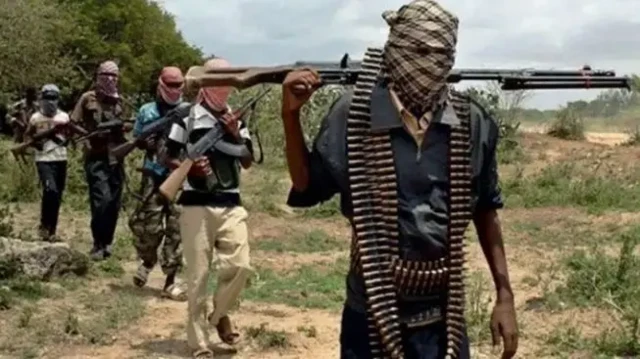
#> input picture 135e9980-b8ba-11f0-aa13-0b0479f6f42a.png.webp, 640 x 359 px, given in place of vid7.mp4, which was not available
$ python extractImage.py
#> lines starting #> are read from the running program, lines starting #| are printed output that depends on the picture
import cv2
import os

def extractUniqueFrames(videoPath, outputDir, videoName, threshold=1000):
    """
    Loads a video and saves a frame to disk ONLY when a significant change
    is detected between the current and the previous frame.

    Args:
        videoPath (str): The file path to the input video.
        outputDir (str): The directory where the extracted frames will be saved.
        videoName (str): The prefix for the saved image filenames.
        threshold (int): The minimum pixel difference count to consider a change significant.
    """
#> called with videoPath = 'videos/vid7.mp4', outputDir = 'images', videoName = 'vid7', threshold = 1000
    # Create the output directory
    os.makedirs(outputDir, exist_ok=True)
    print(f"[INFO]: Frames will be saved in: {os.path.abspath(outputDir)}")

    # Load the video into memory
    videoCapture = cv2.VideoCapture(videoPath)

    # Check if the video is opened successfully
    if not videoCapture.isOpened():
        print(f"Error: Could not open video file at: {videoPath}")
        return

    frameIndex = 0
    savedFrameCount = 0
    previousGrayFrame = None # Initialize a variable to hold the previous frame

    # Loop through the video frames
    while videoCapture.isOpened():
        # Read the frame
        success, currentFrame = videoCapture.read()
#> currentFrame is the input picture: shape (359, 640, 3); mean B, G, R 85.6, 104.3, 110.6

        # If success is false, we've reached the end
        if not success:
            break

        # 1. Convert the current frame to grayscale
        # Grayscale significantly speeds up comparison
        currentGrayFrame = cv2.cvtColor(currentFrame, cv2.COLOR_BGR2GRAY)
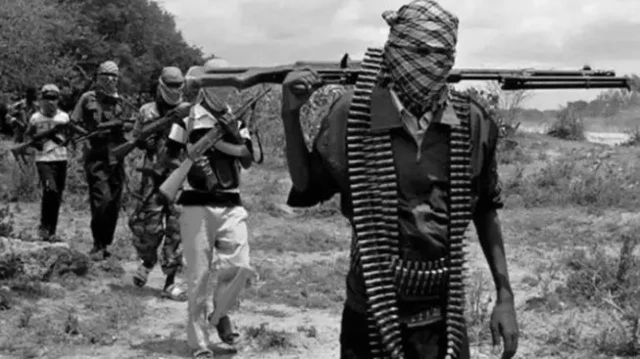
#> currentGrayFrame: shape (359, 640); min 0, max 253, mean 104

        # 2. Check if this is the very first frame
        if previousGrayFrame is None:
            # Save the first frame unconditionally
            filename = os.path.join(outputDir, f"{videoName}_{str(frameIndex).zfill(4)}.jpg")
            cv2.imwrite(filename, currentFrame)
            print(f"[INFO]: Saved initial frame: {filename}")
            savedFrameCount += 1
        else:
            # 3. Calculate the absolute difference between the current and previous frame
            frameDifference = cv2.absdiff(previousGrayFrame, currentGrayFrame)

            # 4. Apply a binary threshold to isolate pixels that changed significantly
            # Here, pixels with a difference greater than 25 (out of 255) are made white
            #
            _, differenceThresh = cv2.threshold(frameDifference, 25, 255, cv2.THRESH_BINARY)

            # 5. Count the number of non-zero (changed) pixels
            nonZeroCount = cv2.countNonZero(differenceThresh)

            # 6. Check if the change is significant enough to save the frame
            if nonZeroCount > threshold:
                # Set the filename
                filename = os.path.join(outputDir, f"{videoName}_{str(frameIndex).zfill(4)}.jpg")

                # Save the frame to disk
                cv2.imwrite(filename, currentFrame)
                print(f"[INFO]: Change detected! Saving frame: {filename}")
                savedFrameCount += 1
            # If the change is NOT significant (nonZeroCount <= threshold), the frame is skipped.

        # 7. Update the previous frame for the next iteration
        previousGrayFrame = currentGrayFrame.copy()

        # Increment the total frame index
        frameIndex += 1

    # Release the video capture object and clean up
    videoCapture.release()
    print(f"\n[INFO]: Finished extracting frames.")
    print(f"[INFO]: Total frames processed: {frameIndex}")
    print(f"[INFO]: Total unique frames saved: {savedFrameCount}")

# --- Execution ---
if __name__ == "__main__":
    # IMPORTANT: Update this with the correct video file path and name
    videoFile = "videos/vid7.mp4"
    outputDirectory = "images"
    videoFileName = "vid7"

    # You may need to adjust the 'threshold' value based on your video content.
    # A smaller number saves more frames (more sensitive), a larger number saves fewer (less sensitive).
    # Default is 1000 pixels difference.
    extractUniqueFrames(videoFile, outputDirectory, videoFileName, threshold=1000)

$ run again, on Bandit-Terrorists-Boko-ISWAP.jpg
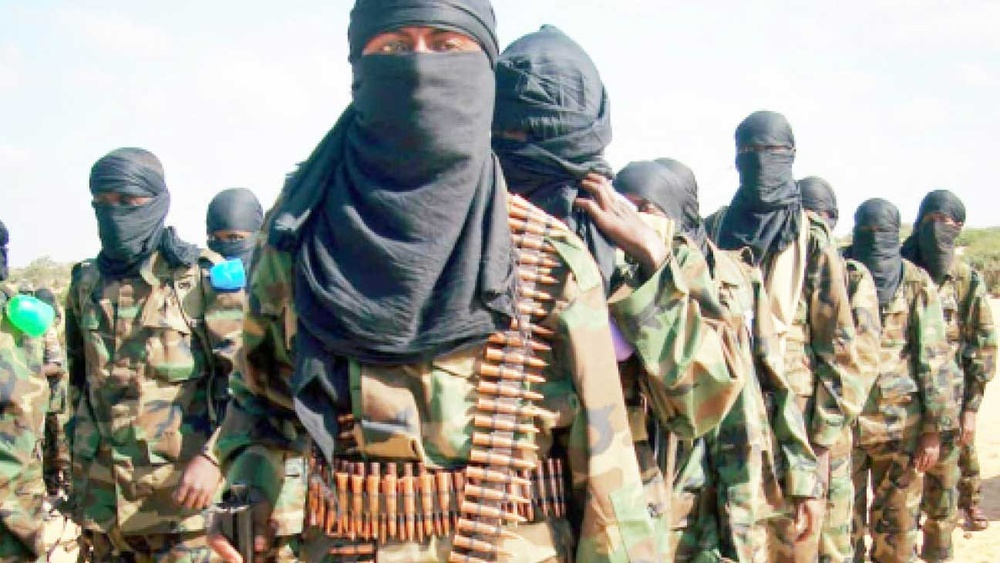
#> input picture Bandit-Terrorists-Boko-ISWAP.jpg, 1000 x 563 px, shrunk from 1297 x 730 before the run, given in place of vid7.mp4, which was not available
#> in extractUniqueFrames, currentFrame is the input picture: shape (563, 1000, 3); mean B, G, R 149, 158.5, 161
#> in extractUniqueFrames, `currentGrayFrame = cv2.cvtColor(currentFrame, cv2.COLOR_BGR2GRAY)`:
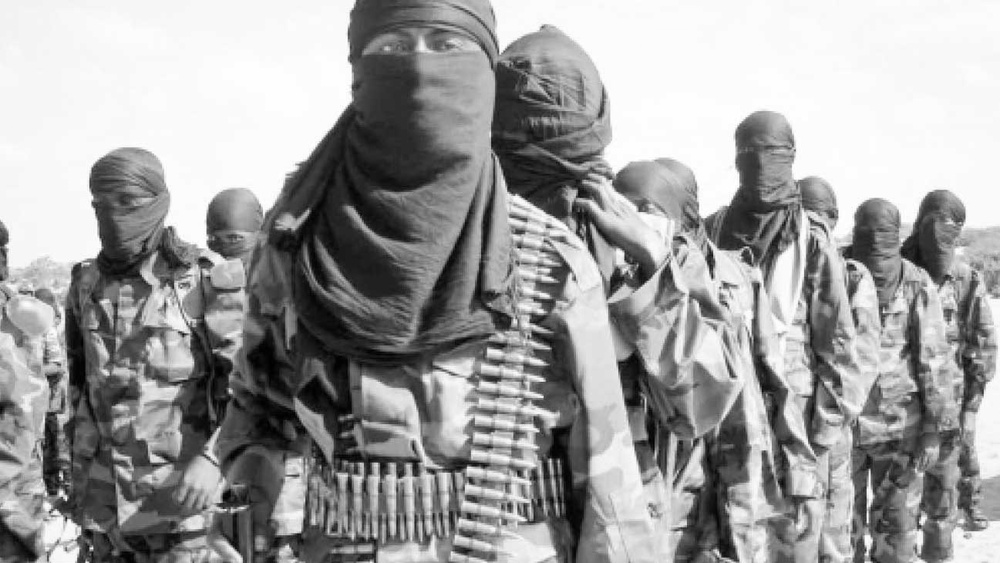
#> currentGrayFrame: shape (563, 1000); min 0, max 255, mean 158.2

$ run again, on bandits.jpg
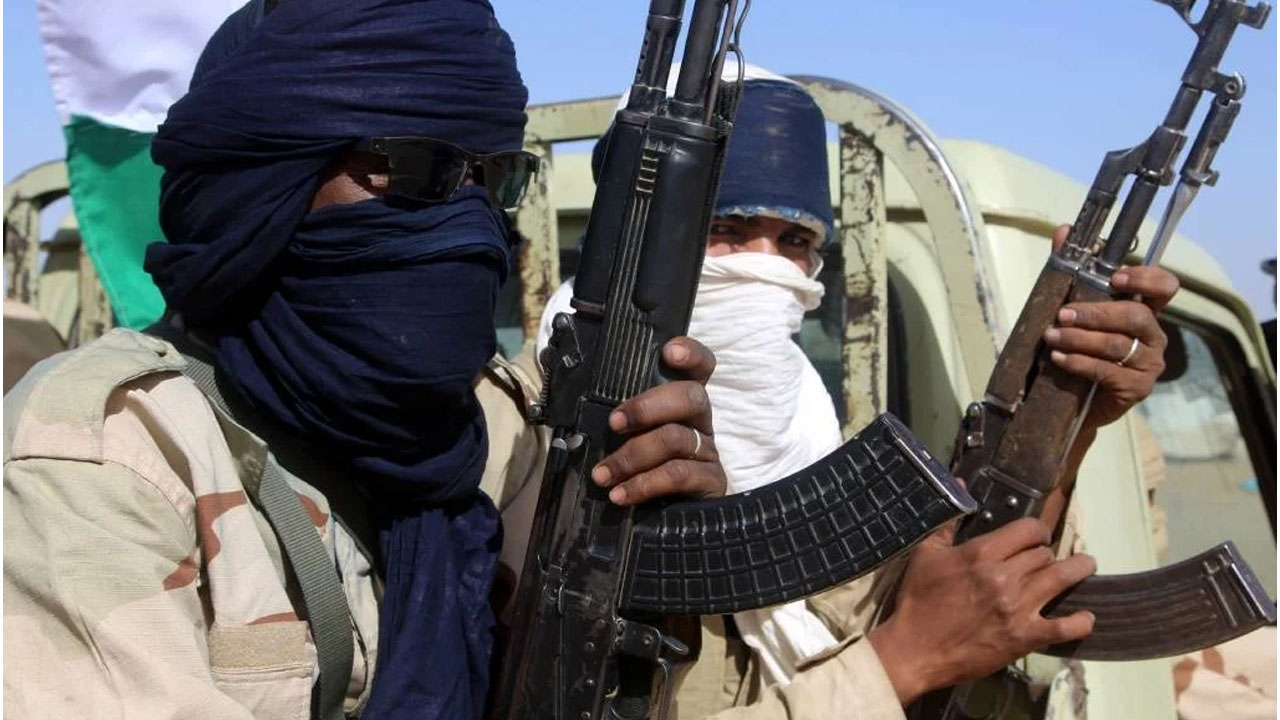
#> input picture bandits.jpg, 1280 x 720 px, given in place of vid7.mp4, which was not available
#> in extractUniqueFrames, currentFrame is the input picture: shape (720, 1280, 3); mean B, G, R 111, 108.8, 108.8
#> in extractUniqueFrames, `currentGrayFrame = cv2.cvtColor(currentFrame, cv2.COLOR_BGR2GRAY)`:
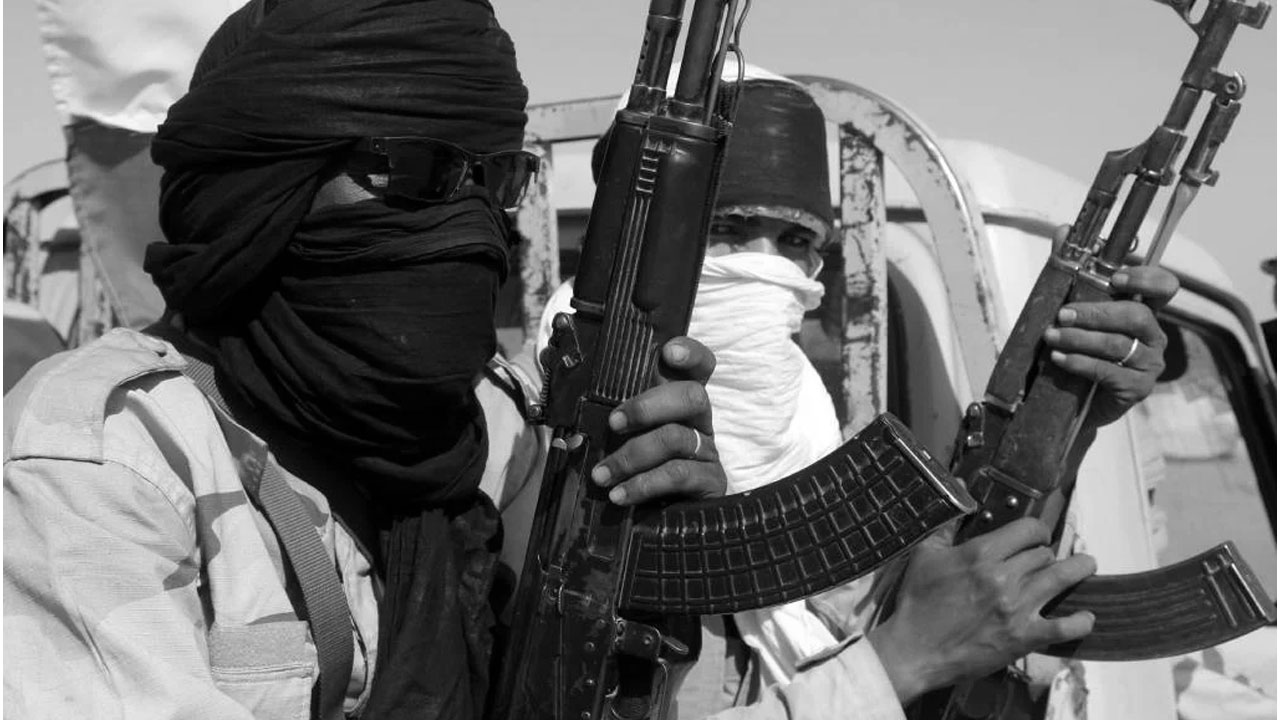
#> currentGrayFrame: shape (720, 1280); min 0, max 255, mean 109
